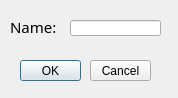
<?xml version="1.0" encoding="UTF-8"?>
<ui version="4.0">
 <class>AddCustomerWindow</class>
 <widget class="QDialog" name="AddCustomerWindow">
  <property name="geometry">
   <rect>
    <x>0</x>
    <y>0</y>
    <width>178</width>
    <height>98</height>
   </rect>
  </property>
  <property name="sizePolicy">
   <sizepolicy hsizetype="Fixed" vsizetype="Fixed">
    <horstretch>0</horstretch>
    <verstretch>0</verstretch>
   </sizepolicy>
  </property>
  <property name="windowTitle">
   <string>Add a customer...</string>
  </property>
  <property name="modal">
   <bool>true</bool>
  </property>
  <widget class="QLabel" name="label">
   <property name="geometry">
    <rect>
     <x>10</x>
     <y>20</y>
     <width>49</width>
     <height>14</height>
    </rect>
   </property>
   <property name="font">
    <font>
     <family>Sitka</family>
     <pointsize>11</pointsize>
    </font>
   </property>
   <property name="text">
    <string>Name:</string>
   </property>
  </widget>
  <widget class="QLineEdit" name="lineEdit">
   <property name="geometry">
    <rect>
     <x>70</x>
     <y>20</y>
     <width>91</width>
     <height>16</height>
    </rect>
   </property>
   <property name="maxLength">
    <number>20</number>
   </property>
  </widget>
  <widget class="QPushButton" name="OKButton">
   <property name="geometry">
    <rect>
     <x>20</x>
     <y>60</y>
     <width>61</width>
     <height>21</height>
    </rect>
   </property>
   <property name="text">
    <string>OK</string>
   </property>
  </widget>
  <widget class="QPushButton" name="cancelButton">
   <property name="geometry">
    <rect>
     <x>90</x>
     <y>60</y>
     <width>61</width>
     <height>21</height>
    </rect>
   </property>
   <property name="text">
    <string>Cancel</string>
   </property>
  </widget>
 </widget>
 <resources/>
 <connections/>
</ui>
